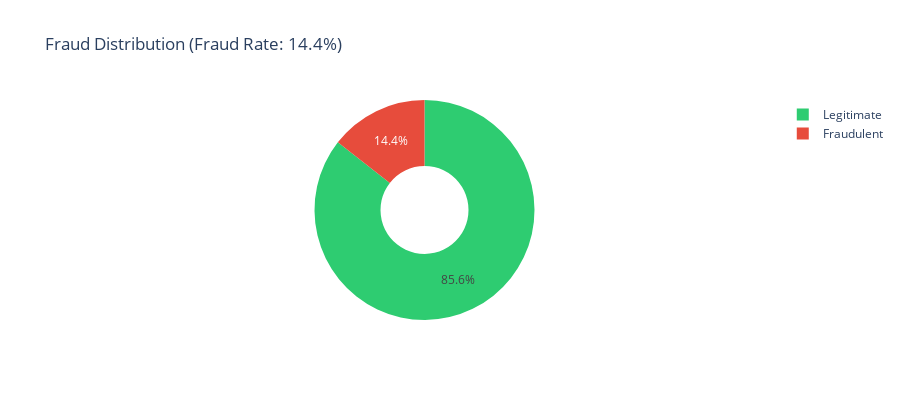

Notebook code cell kept with this figure:
### Markdown cell above
## Fraud Distribution Analysis

### Code cell
# Overall fraud distribution
fraud_counts = claims_df['is_fraudulent'].value_counts()
fraud_rate = claims_df['is_fraudulent'].mean()

fig = go.Figure(data=[
    go.Pie(
        labels=['Legitimate', 'Fraudulent'],
        values=[fraud_counts[False], fraud_counts[True]],
        hole=0.4,
        marker_colors=['#2ecc71', '#e74c3c']
    )
])

fig.update_layout(
    title=f'Fraud Distribution (Fraud Rate: {fraud_rate*100:.1f}%)',
    height=400
)

fig.show()

print(f"\nFraud Statistics:")
print(f"Total Claims: {len(claims_df)}")
print(f"Fraudulent: {fraud_counts[True]} ({fraud_rate*100:.1f}%)")
print(f"Legitimate: {fraud_counts[False]} ({(1-fraud_rate)*100:.1f}%)")

### Figure 1 — Plotly figure (JSON) as saved in the notebook; plotly's stock layout.template omitted (floating-point values rounded to 4 significant figures)
{"data": [{"hole": 0.4, "labels": ["Legitimate", "Fraudulent"], "marker": {"colors": ["#2ecc71", "#e74c3c"]}, "type": "pie", "values": [7922, 1337]}], "layout": {"height": 400, "title": {"text": "Fraud Distribution (Fraud Rate: 14.4%)"}}}
